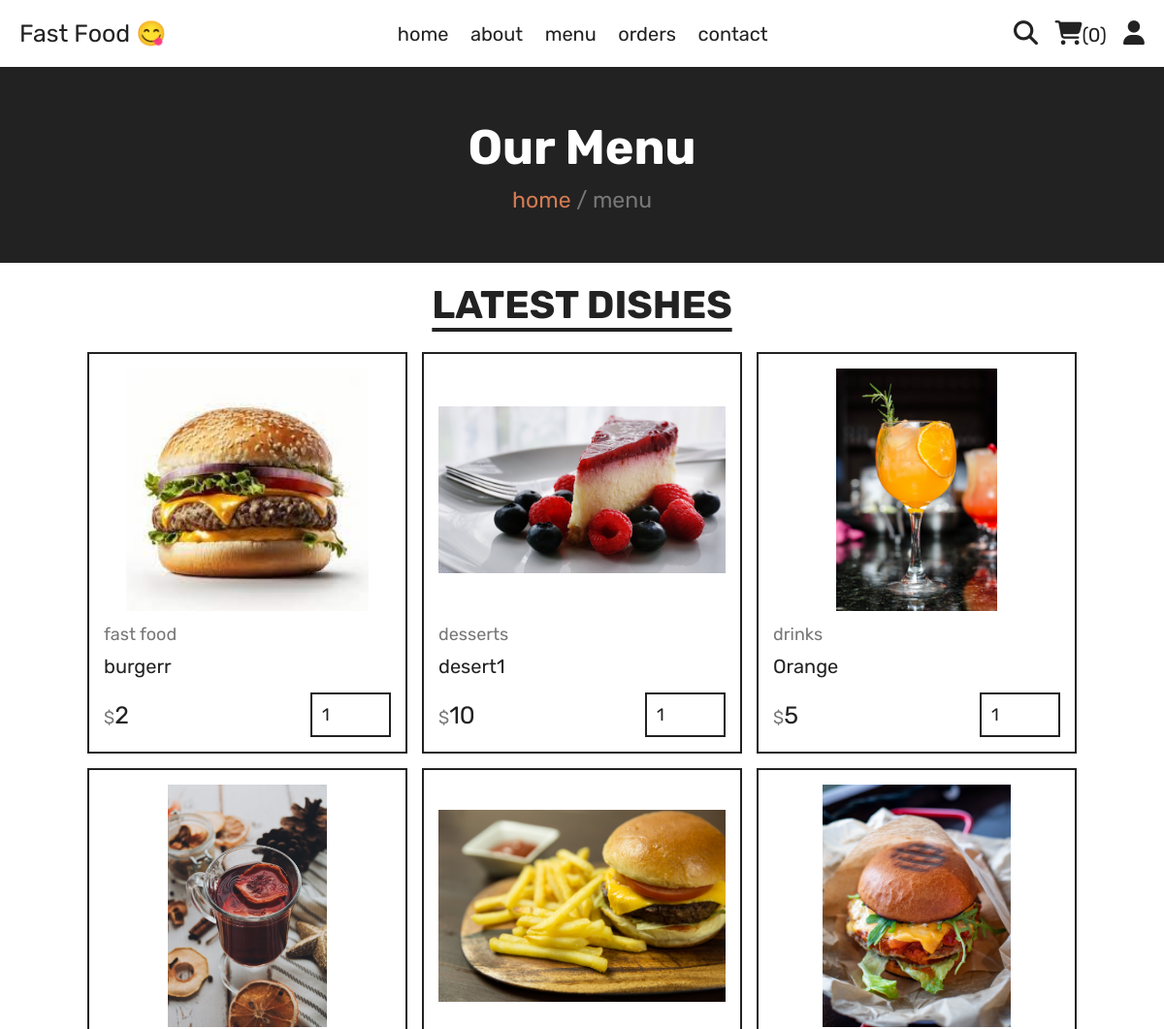
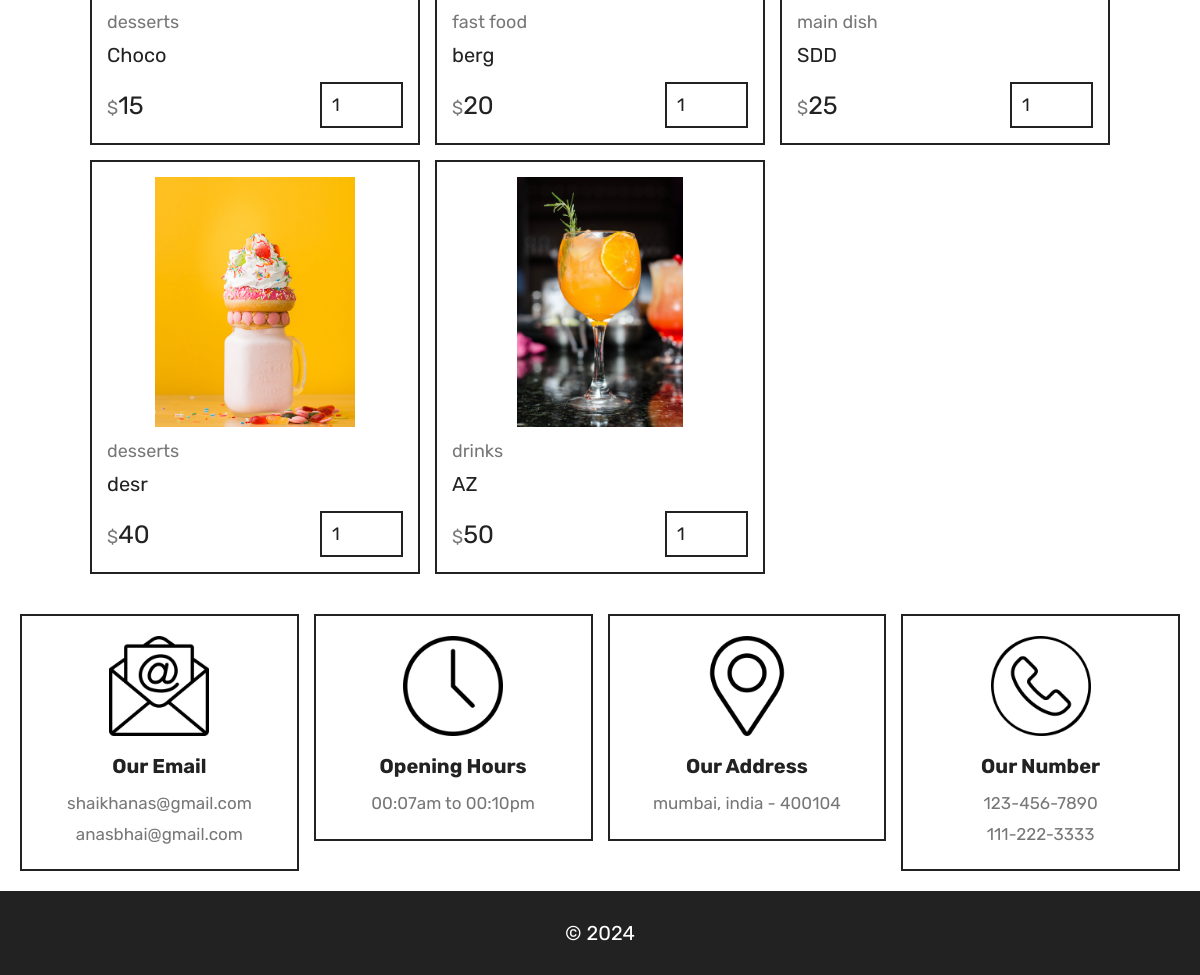
Page /menu.php on the committed database (2 pictures, top to bottom).
### tables this page shows
CREATE TABLE IF NOT EXISTS `products` (
  `id` int NOT NULL AUTO_INCREMENT,
  `name` varchar(100) NOT NULL,
  `category` varchar(100) NOT NULL,
  `price` int NOT NULL,
  `image` varchar(100) DEFAULT NULL,
  PRIMARY KEY (`id`)
);

### menu.php (the view, shortened to what this page needs)
<?php
include 'components/connect.php';
?>
<!DOCTYPE html>
<html lang="en">
<head>
   <link rel="stylesheet" href="https://cdnjs.cloudflare.com/ajax/libs/font-awesome/6.1.1/css/all.min.css">
   <link rel="stylesheet" href="css/style.css">
</head>
<body>
<?php include 'components/user_header.php'; ?>
<div class="heading">
   <h3>our menu</h3>
   <p><a href="home.php">home</a> <span> / menu</span></p>
</div>
<section class="products">
   <h1 class="title">latest dishes</h1>
   <div class="box-container">
      <?php
         $select_products = $conn->prepare("SELECT * FROM `products`");
         $select_products->execute();
         if($select_products->rowCount() > 0){
            while($fetch_products = $select_products->fetch(PDO::FETCH_ASSOC)){
      ?>
      <form action="" method="post" class="box">
         <img src="uploaded_img/<?= $fetch_products['image']; ?>" alt="">
         <a href="category.php?category=<?= $fetch_products['category']; ?>" class="cat"><?= $fetch_products['category']; ?></a>
         <div class="name"><?= $fetch_products['name']; ?></div>
         <div class="flex">
            <div class="price"><span>$</span><?= $fetch_products['price']; ?></div>
            <input type="number" name="qty" class="qty" min="1" max="99" value="1" maxlength="2"">
         </div>
      </form>
      <?php
            }
         }else{
            echo '<p class="empty">no products added yet!</p>';
         }
      ?>
   </div>
</section>
<?php include 'components/footer.php'; ?>
</body>
</html>

### css/style.css (style rules this page uses)
:root { --yellow:#d37b52; --red:#e74c3c; --white:#fff; --black:#222; --light-color:#777; --border:.2rem solid var(--black); }
* { font-family: 'Rubik', sans-serif; margin:0; padding:0; box-sizing: border-box; outline: none; border: none; text-decoration: none; }
html { font-size: 62.5%; overflow-x: hidden; scroll-behavior: smooth; stop-opacity: 7rem; }
section { margin:0 auto; max-width: 1200px; padding:2rem; }
.title { text-align: center; margin-bottom: 2.5rem; font-size: 4rem; color:var(--black); text-transform: uppercase; text-decoration: underline; text-underline-offset: 1rem; }
.heading { display: flex; align-items: center; justify-content: center; gap:1rem; flex-flow: column; background-color: var(--black); min-height: 20rem; }
.heading h3 { font-size: 5rem; color:var(--white); text-transform: capitalize; }
.heading p { font-size: 2.3rem; color:var(--light-color); }
.heading p a { color:var(--yellow); }
.products .box-container { display: grid; grid-template-columns: repeat(auto-fit, 33rem); justify-content: center; align-items: flex-start; gap:1.5rem; }
.products .box-container .box { border:var(--border); padding:1.5rem; position: relative; overflow: hidden; }
.products .box-container .box img { height: 25rem; width: 100%; object-fit: contain; margin-bottom: 1rem; }
.products .box-container .box .cat { font-size: 1.8rem; color:var(--light-color); }
.products .box-container .box .name { font-size: 2rem; color:var(--black); margin:1rem 0; }
.products .box-container .box .flex { display: flex; align-items: center; gap:1rem; margin-top: 1.5rem; }
.products .box-container .box .flex .price { margin-right: auto; font-size: 2.5rem; color:var(--black); }
.products .box-container .box .flex .price span { color:var(--light-color); font-size: 1.8rem; }
.products .box-container .box .flex .qty { padding:1rem; border:var(--border); font-size: 1.8rem; color:var(--black); }

### rows in the picture
products: image (picture), category "fast food", name "burgerr", price "2"
products: image (picture), category "desserts", name "desert1", price "10"
products: image (picture), category "drinks", name "Orange", price "5"
products: image (picture), category "desserts", name "Choco", price "15"
products: image (picture), category "fast food", name "berg", price "20"
products: image (picture), category "main dish", name "SDD", price "25"
products: image (picture), category "desserts", name "desr", price "40"
products: image (picture), category "drinks", name "AZ", price "50"

### other values in the picture
$total_cart_items "0"
